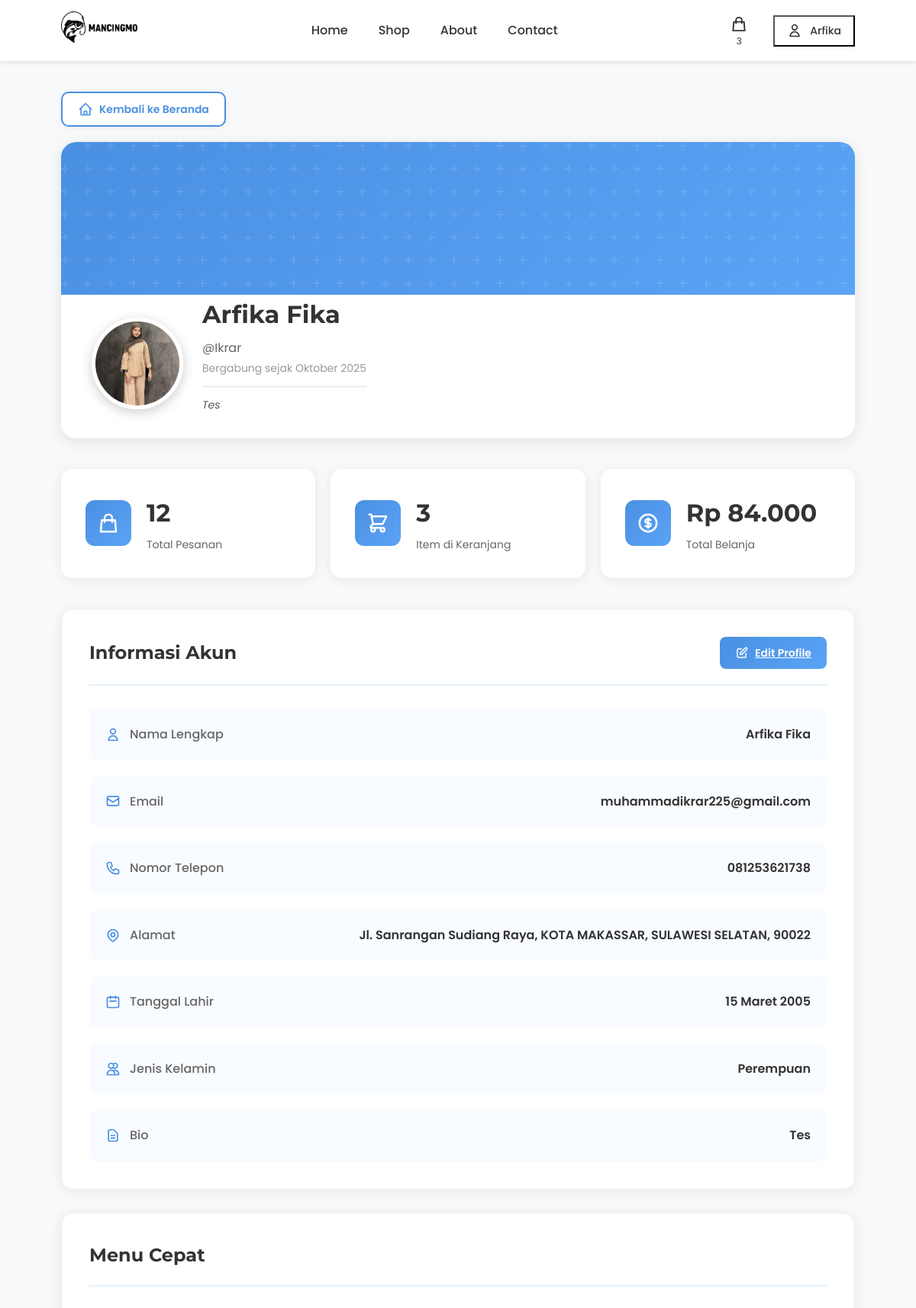
The page /profile/ (signed in, upper part) on the database as committed earlier.
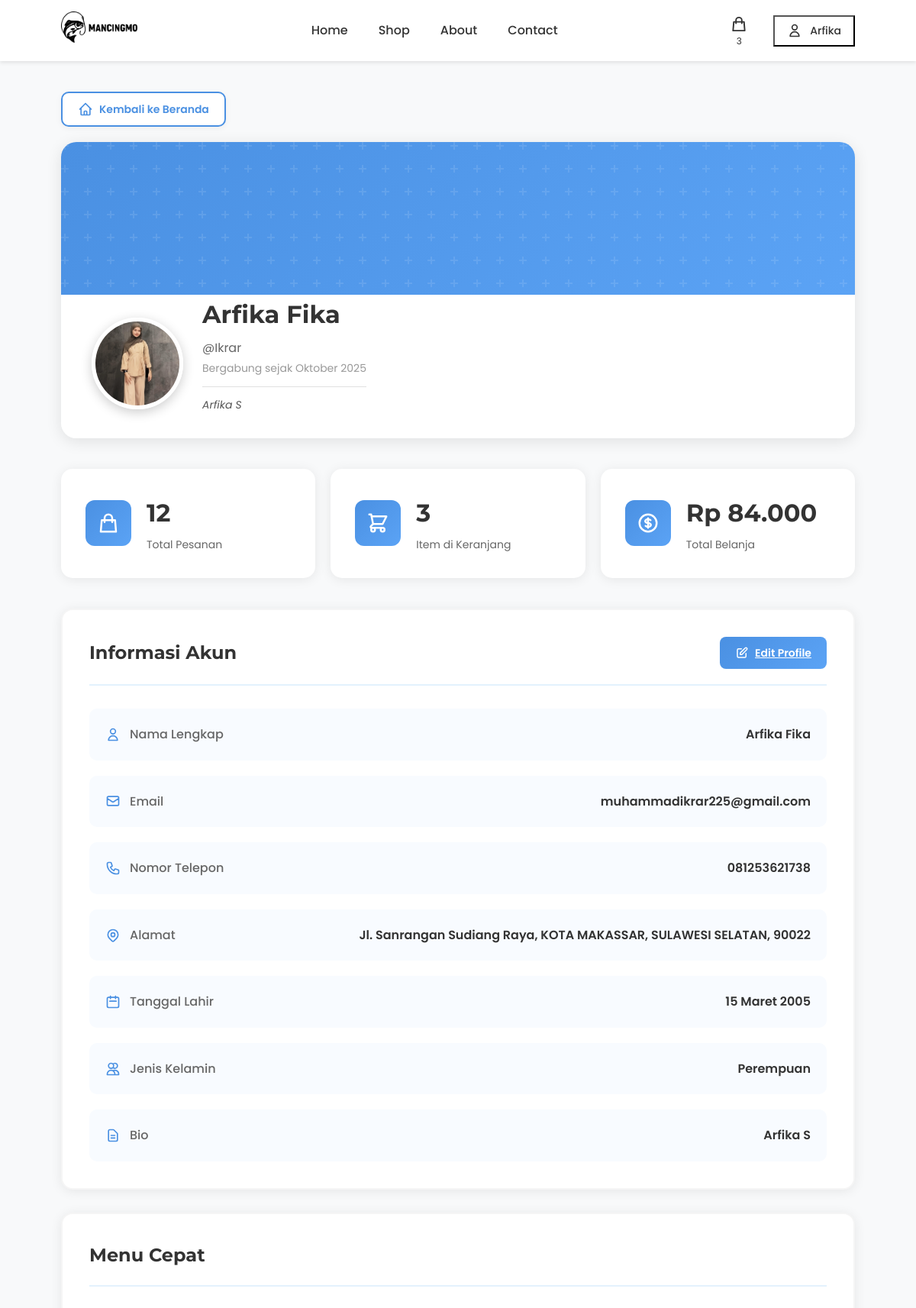
The same page on the database as committed later.
### products/models.py (models this page shows, shortened)
class UserProfile(models.Model):
    GENDER_CHOICES = [
        ('L', 'Laki-laki'),
        ('P', 'Perempuan'),
    ]
    user = models.OneToOneField(User, on_delete=models.CASCADE, related_name='profile', verbose_name="Pengguna")
    photo = models.ImageField(upload_to='profiles/', blank=True, null=True, verbose_name="Foto Profile")
    phone = models.CharField(max_length=20, blank=True, verbose_name="Nomor Telepon")
    whatsapp = models.CharField(max_length=20, blank=True, verbose_name="Nomor WhatsApp")
    birth_date = models.DateField(blank=True, null=True, verbose_name="Tanggal Lahir")
    gender = models.CharField(max_length=1, choices=GENDER_CHOICES, blank=True, verbose_name="Jenis Kelamin")
    address = models.TextField(blank=True, verbose_name="Alamat Lengkap")
    province = models.CharField(max_length=100, blank=True, verbose_name="Provinsi")
    city = models.CharField(max_length=100, blank=True, verbose_name="Kota/Kabupaten")
    district = models.CharField(max_length=100, blank=True, verbose_name="Kecamatan")  # ✅ FIELD BARU
    postal_code = models.CharField(max_length=10, blank=True, verbose_name="Kode Pos")
    bio = models.TextField(blank=True, verbose_name="Bio/Deskripsi")
    created_at = models.DateTimeField(auto_now_add=True, verbose_name="Dibuat Pada")
    updated_at = models.DateTimeField(auto_now=True, verbose_name="Diperbarui Pada")
    class Meta:
        verbose_name = "Profile Pengguna"
        verbose_name_plural = "Profile Pengguna"
        app_label = 'products'
    def get_full_address(self):
        parts = []
        if self.address:
            parts.append(self.address)
        if self.district:
            parts.append(self.district)
        if self.city:
            parts.append(self.city)
        if self.province:
            parts.append(self.province)
        if self.postal_code:
            parts.append(self.postal_code)
        return ", ".join(parts) if parts else "Alamat belum diisi"

### products/views.py (the view)
# urls.py: path('profile/', views.profile, name='profile'),
@login_required
def profile(request):
    user_profile, created = UserProfile.objects.get_or_create(user=request.user)
    recent_orders = Order.objects.filter(user=request.user).order_by('-created_at')[:5]
    total_orders = Order.objects.filter(user=request.user).count()
    try:
        cart = Cart.objects.get(user=request.user)
        cart_items_count = cart.items.count()
    except Cart.DoesNotExist:
        cart_items_count = 0
    total_spending = Order.objects.filter(
        user=request.user,
        status__in=['paid', 'processing', 'shipped', 'delivered']
    ).aggregate(total=Sum('total'))['total'] or 0
    context = {
        'profile': user_profile,
        'recent_orders': recent_orders,
        'total_orders': total_orders,
        'cart_items_count': cart_items_count,
        'total_spending': total_spending,
    }
    return render(request, 'registration/profile.html', context)

### products/models.py (called while the page is built)
    @property
    def unique_items_count(self):
        return self.items.count()

    def get_unique_items_count(self):
        return self.unique_items_count

### products/templatetags/currency_filters.py (called while the page is built)
@register.filter
def rupiah(value):
    try:
        value = float(value)
        formatted = "{:,.0f}".format(value).replace(',', '.')
        return formatted
    except (ValueError, TypeError):
        return value

### templates/registration/profile.html (shortened to what the changed rows need)
{% extends 'base.html' %}
{% load static %}
{% load currency_filters %}
{% block extra_css %}
<link rel="stylesheet" href="{% static 'css/profile.css' %}">
{% endblock %}
{% block content %}
<div class="profile-container">
    <div class="profile-header">
        <div class="profile-header-content">
            <div class="profile-avatar">
                {% if profile.photo %}
                    <img src="{{ profile.photo.url }}" alt="Profile Photo" style="width: 120px; height: 120px; border-radius: 50%; object-fit: cover; border: 5px solid white; box-shadow: 0 4px 15px rgba(0, 0, 0, 0.2);">
                {% else %}
                    <div class="avatar-circle">
                        {% if user.first_name %}{{ user.first_name|first|upper }}{% else %}{{ user.username|first|upper }}{% endif %}{% if user.last_name %}{{ user.last_name|first|upper }}{% endif %}
                    </div>
                {% endif %}
            </div>
            <div class="profile-info">
                <h1>{% if user.first_name %}{{ user.first_name }} {{ user.last_name }}{% else %}{{ user.username }}{% endif %}</h1>
                <p>@{{ user.username }}</p>
                <p class="member-since">Bergabung sejak {{ user.date_joined|date:"F Y" }}</p>
                {% if profile.bio %}
                <p class="profile-bio">{{ profile.bio }}</p>
                {% endif %}
            </div>
        </div>
    </div>
    <div class="profile-content">
        <div class="profile-section">
            <div class="section-header">
                <h2>Informasi Akun</h2>
            </div>
            <div class="account-details">
                <div class="detail-row">
                    <div class="detail-label">
                        <span>Nomor Telepon</span>
                    </div>
                    <div class="detail-value">{{ profile.phone|default:"Belum diisi" }}</div>
                </div>
                <div class="detail-row">
                    <div class="detail-label">
                        <span>Alamat</span>
                    </div>
                    <div class="detail-value">{{ profile.get_full_address }}</div>
                </div>
                <div class="detail-row">
                    <div class="detail-label">
                        <svg viewBox="0 0 24 24" fill="none" stroke="currentColor">
                            <path stroke-linecap="round" stroke-linejoin="round" stroke-width="2" d="M8 7V3m8 4V3m-9 8h10M5 21h14a2 2 0 002-2V7a2 2 0 00-2-2H5a2 2 0 00-2 2v12a2 2 0 002 2z"/>
                        </svg>
                        <span>Tanggal Lahir</span>
                    </div>
                    <div class="detail-value">
                        {% if profile.birth_date %}
                            {{ profile.birth_date|date:"d F Y" }}
                        {% else %}
                            Belum diisi
                        {% endif %}
                    </div>
                </div>
                <div class="detail-row">
                    <div class="detail-label">
                        <svg viewBox="0 0 24 24" fill="none" stroke="currentColor">
                            <path stroke-linecap="round" stroke-linejoin="round" stroke-width="2" d="M12 4.354a4 4 0 110 5.292M15 21H3v-1a6 6 0 0112 0v1zm0 0h6v-1a6 6 0 00-9-5.197M13 7a4 4 0 11-8 0 4 4 0 018 0z"/>
                        </svg>
                        <span>Jenis Kelamin</span>
                    </div>
                    <div class="detail-value">
                        {% if profile.gender %}
                            {{ profile.get_gender_display }}
                        {% else %}
                            Belum diisi
                        {% endif %}
                    </div>
                </div>
                {% if profile.bio %}
                <div class="detail-row detail-bio">
                    <div class="detail-label">
                        <svg viewBox="0 0 24 24" fill="none" stroke="currentColor">
                            <path stroke-linecap="round" stroke-linejoin="round" stroke-width="2" d="M9 12h6m-6 4h6m2 5H7a2 2 0 01-2-2V5a2 2 0 012-2h5.586a1 1 0 01.707.293l5.414 5.414a1 1 0 01.293.707V19a2 2 0 01-2 2z"/>
                        </svg>
                        <span>Bio</span>
                    </div>
                    <div class="detail-value bio-text">{{ profile.bio }}</div>
                </div>
                {% endif %}
            </div>
        </div>
        <div class="profile-section">
            <div class="section-header">
                <h2>Menu Cepat</h2>
            </div>
        </div>
    </div>
</div>
{% endblock %}

Rows that differ between the two databases and show on the page:
changed UserProfile "Jl. Sanrangan Sudiang Raya, KOTA MAKASSAR, SULAWESI SELATAN, 90022": bio "Tes" → "Arfika S"
